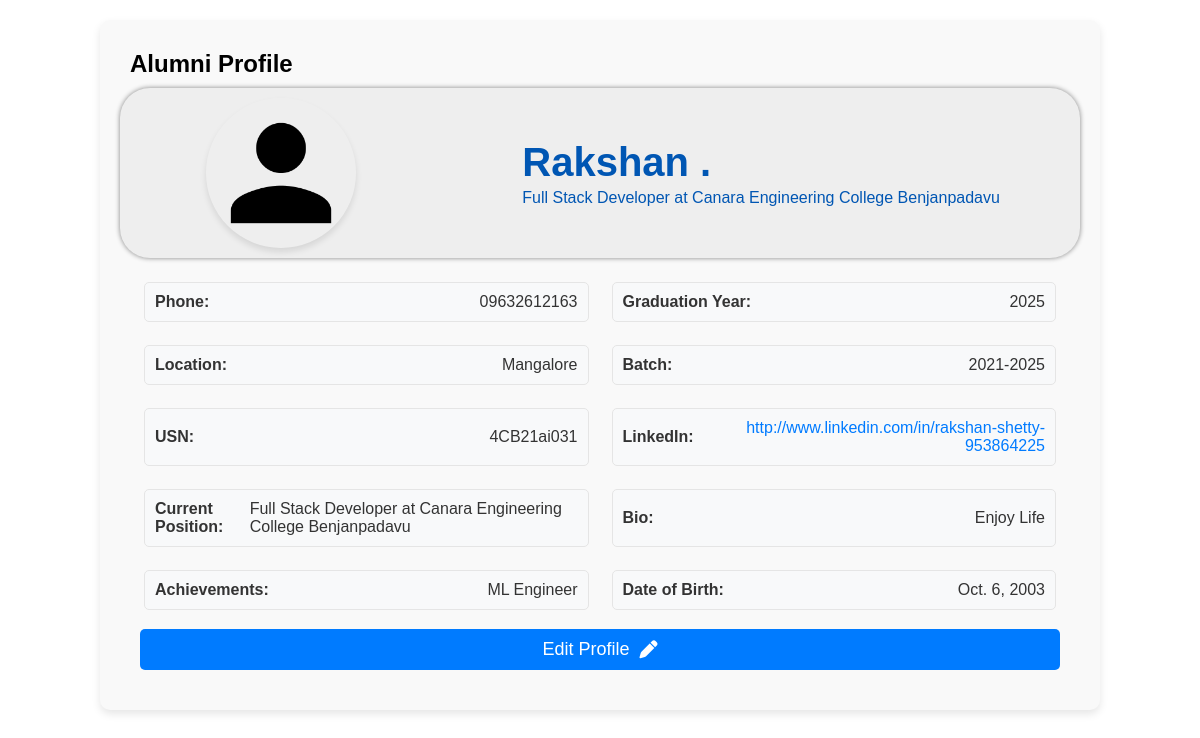
The app's page /alumni/alumni/profile/ (signed in), older data.
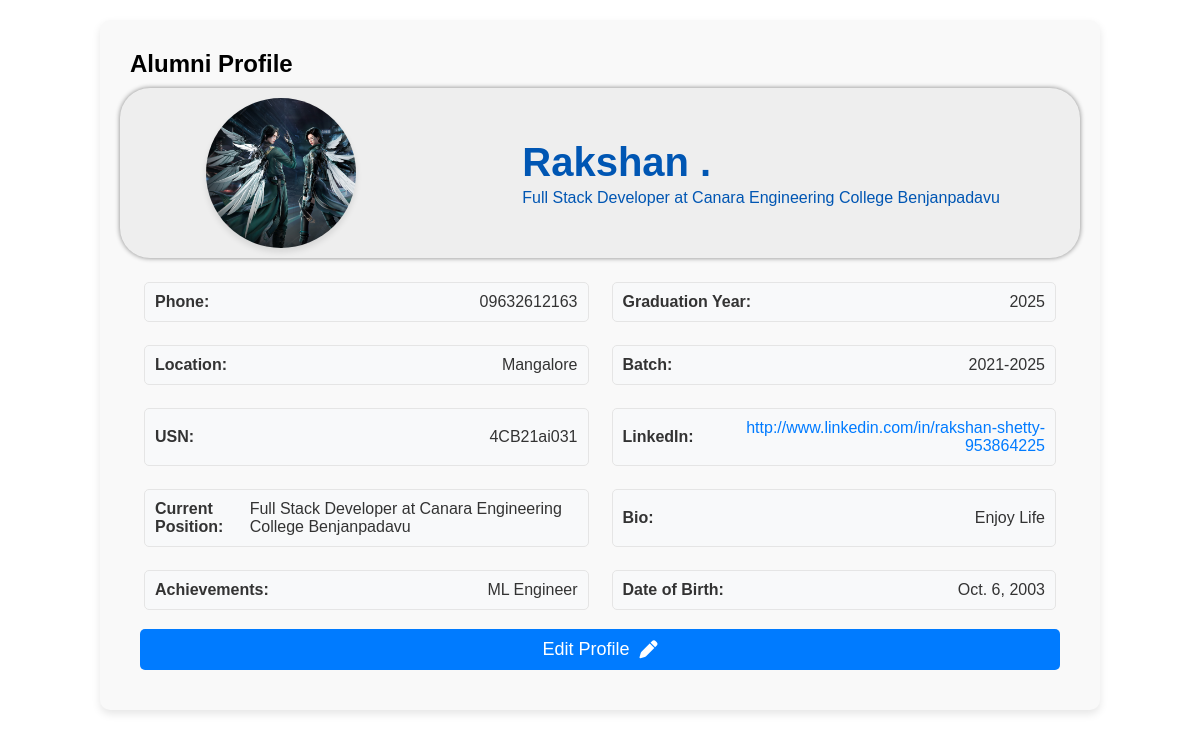
The same page, newer data.
### alumni_details/models.py (models this page shows, shortened)
class Alumni(models.Model):
    alumni_id = models.AutoField(primary_key=True)
    user = models.OneToOneField(User, on_delete=models.CASCADE, related_name="alumni_profile")
    first_name = models.CharField(max_length=100, db_index=True)
    last_name = models.CharField(max_length=100, db_index=True)
    phone_number = models.CharField(max_length=15, blank=True, null=True)  # Allows optional phone number
    graduation_year = models.IntegerField(db_index=True)  # Added index for graduation year
    location = models.CharField(max_length=255, blank=True, null=True)  # Optional location
    profile_picture = models.ImageField(upload_to='photos/', blank=True, null=True, default='photos/default.png')
    batch = models.CharField(max_length=10)
    usn = models.CharField(max_length=20, unique=True)
    linkedin_url = models.URLField(max_length=255, blank=True, null=True)  # Optional LinkedIn URL
    current_position = models.CharField(max_length=255, db_index=True, null=True)
    branch = models.CharField(max_length=100, db_index=True)  # Added index for branch
    company_name = models.CharField(max_length=255, db_index=True, null=True)  # Added index for company name
    bio = models.TextField(blank=True, null=True)  # Optional bio
    achievements = models.TextField(blank=True, null=True)  # Optional achievements
    dob = models.DateField()
    is_alumni = models.BooleanField(default=True)
    personal_email = models.EmailField(blank=True, null=True, unique=True)  # Add personal email field
    class Meta:
        indexes = [
            models.Index(fields=['first_name']),
            models.Index(fields=['last_name']),
            models.Index(fields=['current_position']),
            models.Index(fields=['graduation_year']),  # Index for faster filtering by graduation year
            models.Index(fields=['branch']),  # Index for faster filtering by branch
            models.Index(fields=['company_name']),  # Index for faster filtering by company name
        ]

### alumni_details/views.py (the view)
# urls.py: path('alumni/profile/', views.alumni_profile, name='alumni_profile'),
@login_required
def alumni_profile(request):
    alumni = get_object_or_404(Alumni, user=request.user)
    if not alumni.is_alumni:
        messages.error(request, "You are not authorized to view this page.")
        return redirect('home')
    return render(request, 'alumni_details/alumni-profile.html', {'alumni': alumni})

### alumni_details/templates/alumni_details/alumni-profile.html (shortened to what this page needs)
{% load static%}
<!DOCTYPE html>
<html lang="en">
<head>
</head>
<body>
    <div class="container mt-5">
        <h2 class="text-center">Alumni Profile</h2>
        <div class="profile-card mx-auto">
             <div class="prof-img-name">
                 {% if alumni.profile_picture %}
                     <img src="{{ alumni.profile_picture.url }}" class="profile-img" alt="{{ alumni.first_name }}'s Profile Picture">
                 {% else %}
                     <img src="{% static 'alumni_details/assets/default.png' %}" class="profile-img" alt="Default Profile Picture">
                 {% endif %}
                 <div class="prof-name-achiv">
                     <h2 class="card-title">{{ alumni.first_name }} {{ alumni.last_name }}</h2>
                     <p class="card-text"><strong></strong> {{ alumni.current_position }} at {{ alumni.company_name }}</p>
                 </div>
             </div>
            <div class="card-body">
                <p class="card-text"><strong>Phone:</strong> {{ alumni.phone_number }}</p>
                <p class="card-text"><strong>Graduation Year:</strong> {{ alumni.graduation_year }}</p>
                <p class="card-text"><strong>Location:</strong> {{ alumni.location }}</p>
                <p class="card-text"><strong>Batch:</strong> {{ alumni.batch }}</p>
                <p class="card-text"><strong>USN:</strong> {{ alumni.usn }}</p>
                <p class="card-text"><strong>LinkedIn:</strong> <a href="{{ alumni.linkedin_url }}">{{ alumni.linkedin_url }}</a></p>
                <p class="card-text"><strong>Current Position:</strong> {{ alumni.current_position }} at {{ alumni.company_name }}</p>
                <p class="card-text"><strong>Bio:</strong> {{ alumni.bio }}</p>
                <p class="card-text"><strong>Achievements:</strong> {{ alumni.achievements }}</p>
                <p class="card-text"><strong>Date of Birth:</strong> {{ alumni.dob }}</p>
                <a href="{% url 'update_alumni_profile' %}" class="button">Edit Profile <i class="fa-solid fa-pen"></i></a>
            </div>
        </div>
    </div>
</body>
</html>

Row changes from the older to the newer data that the page shows:
changed Alumni "Rakshan": profile_picture: picture added
